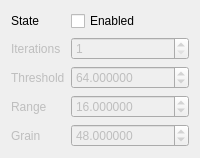
                <widget class="QWidget" name="debandTab">
                 <attribute name="title">
                  <string>Deband</string>
                 </attribute>
                 <layout class="QFormLayout" name="debandTabLayout">
                  <property name="fieldGrowthPolicy">
                   <enum>QFormLayout::FieldGrowthPolicy::AllNonFixedFieldsGrow</enum>
                  </property>
                  <item row="0" column="0">
                   <widget class="QLabel" name="debandStateLabel">
                    <property name="text">
                     <string>State</string>
                    </property>
                   </widget>
                  </item>
                  <item row="0" column="1">
                   <widget class="QCheckBox" name="debandEnabled">
                    <property name="text">
                     <string>Enabled</string>
                    </property>
                   </widget>
                  </item>
                  <item row="1" column="0">
                   <widget class="QLabel" name="debandIterationsLabel">
                    <property name="enabled">
                     <bool>false</bool>
                    </property>
                    <property name="text">
                     <string>Iterations</string>
                    </property>
                   </widget>
                  </item>
                  <item row="1" column="1">
                   <widget class="QSpinBox" name="debandIterations">
                    <property name="enabled">
                     <bool>false</bool>
                    </property>
                    <property name="minimum">
                     <number>1</number>
                    </property>
                    <property name="maximum">
                     <number>16</number>
                    </property>
                   </widget>
                  </item>
                  <item row="2" column="0">
                   <widget class="QLabel" name="debandThresholdLabel">
                    <property name="enabled">
                     <bool>false</bool>
                    </property>
                    <property name="text">
                     <string>Threshold</string>
                    </property>
                   </widget>
                  </item>
                  <item row="2" column="1">
                   <widget class="QDoubleSpinBox" name="debandThreshold">
                    <property name="enabled">
                     <bool>false</bool>
                    </property>
                    <property name="decimals">
                     <number>6</number>
                    </property>
                    <property name="maximum">
                     <double>4096.000000000000000</double>
                    </property>
                    <property name="value">
                     <double>64.000000000000000</double>
                    </property>
                   </widget>
                  </item>
                  <item row="3" column="0">
                   <widget class="QLabel" name="debandRangeLabel">
                    <property name="enabled">
                     <bool>false</bool>
                    </property>
                    <property name="text">
                     <string>Range</string>
                    </property>
                   </widget>
                  </item>
                  <item row="3" column="1">
                   <widget class="QDoubleSpinBox" name="debandRange">
                    <property name="enabled">
                     <bool>false</bool>
                    </property>
                    <property name="decimals">
                     <number>6</number>
                    </property>
                    <property name="minimum">
                     <double>1.000000000000000</double>
                    </property>
                    <property name="maximum">
                     <double>64.000000000000000</double>
                    </property>
                    <property name="value">
                     <double>16.000000000000000</double>
                    </property>
                   </widget>
                  </item>
                  <item row="4" column="0">
                   <widget class="QLabel" name="debandGrainLabel">
                    <property name="enabled">
                     <bool>false</bool>
                    </property>
                    <property name="text">
                     <string>Grain</string>
                    </property>
                   </widget>
                  </item>
                  <item row="4" column="1">
                   <widget class="QDoubleSpinBox" name="debandGrain">
                    <property name="enabled">
                     <bool>false</bool>
                    </property>
                    <property name="decimals">
                     <number>6</number>
                    </property>
                    <property name="maximum">
                     <double>4096.000000000000000</double>
                    </property>
                    <property name="value">
                     <double>48.000000000000000</double>
                    </property>
                   </widget>
                  </item>
                 </layout>
                </widget>
